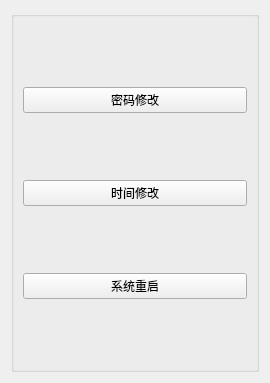
<?xml version="1.0" encoding="UTF-8"?>
<ui version="4.0">
 <class>OtherSettingDlg</class>
 <widget class="QWidget" name="OtherSettingDlg">
  <property name="geometry">
   <rect>
    <x>0</x>
    <y>0</y>
    <width>270</width>
    <height>383</height>
   </rect>
  </property>
  <property name="windowTitle">
   <string>Form</string>
  </property>
  <layout class="QGridLayout" name="gridLayout">
   <item row="0" column="0">
    <widget class="QGroupBox" name="groupBox">
     <property name="styleSheet">
      <string notr="true">QGroupBox{border:2px solid black;};</string>
     </property>
     <property name="title">
      <string/>
     </property>
     <layout class="QVBoxLayout" name="verticalLayout">
      <item>
       <widget class="QPushButton" name="pushButton_3">
        <property name="text">
         <string>密码修改</string>
        </property>
       </widget>
      </item>
      <item>
       <widget class="QPushButton" name="pushButton">
        <property name="text">
         <string>时间修改</string>
        </property>
       </widget>
      </item>
      <item>
       <widget class="QPushButton" name="pushButton_2">
        <property name="text">
         <string>系统重启</string>
        </property>
       </widget>
      </item>
     </layout>
    </widget>
   </item>
  </layout>
 </widget>
 <resources/>
 <connections/>
</ui>
